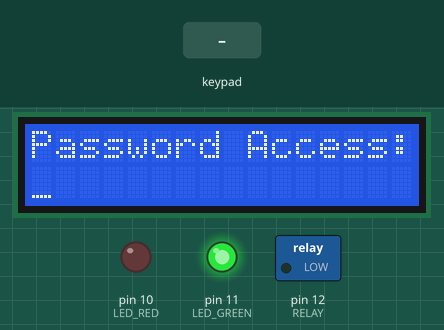
Simulated run of this sketch. Board: Arduino Uno, built with avr-gcc and run on an emulated ATmega328P. On the bench: 16×2 character LCD, switched loads named in the sketch (green lamp = pin HIGH), output pins drawn as LEDs (lit = HIGH). The test bench sets the inputs (shaded band).

Above: at 1.2 s.
1.3 s: keypad keys 3 2 1 9 1 8 = pressed 0.4 s apart
At 4.5 s:
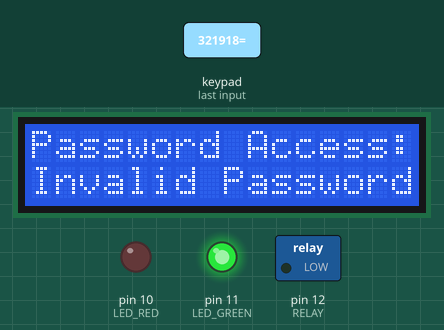
5.6 s: key '=' pressed
8.6 s: key '7' pressed
At 10.9 s:
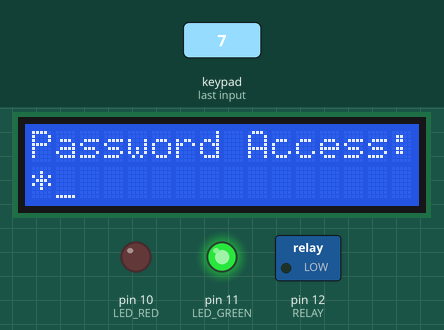
11.2 s: key '8' pressed
At 12.5 s:
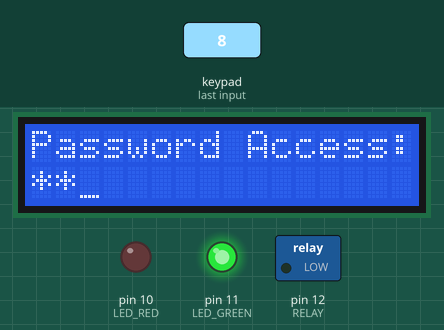
Timing chart, 0 to 13.7 s (numbered marks = the images above; inputs shaded):
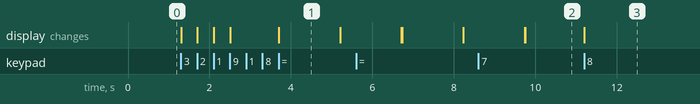

Measured:
- after the input at 1.3 s, the display: first changes at once (image 1 shows a later state)
- after the input at 8.6 s, the display: first differs from a run without the input after 1.2 s (image 2)
- after the input at 11.2 s, the display: changes at once (image 3)
- what the display in image 1 shows lasts 1.5 s, from 3.7 s to 5.2 s

The sketch:

codigo.ino
```cpp
//******************************************************************************
// Revisión de una aplicación para un Sistema de Cerradura de una Puerta
// Aplicación simple para ensayar características de la plataforma Arduino.
// Autor:   Sergio fco. hernández Machuca (Adaptación de diversas aplicaciones)
// Fecha:   Agosto del 2019
//
//
//******************************************************************************
#include <Keypad.h>
#include <LiquidCrystal.h>
//---[Habilitación de la LCD]---
//--> CAMBIA para LCD de 20x4, manejada por módulo I2C <--
// Inicializa la LCD
LiquidCrystal lcd(9, 8, 7, 6, 5, 4);
//- - - - - - - - - - - - - - - - - - - - - - - - - - - - - - - - - - - - - - - -
//---[Habilitación del TECLADO]---
const byte ROWS = 4;  // Cuatro hileras del teclado
const byte COLS = 4;  // Cuatro Columnas del teclado
// --> Adaptar al teclado propio <--
// Definición de los símbolos del teclado (serigrafía)
char hexaKeys[ROWS][COLS] = {
  {'7', '8', '9', '/'},
  {'4', '5', '6', '*'},
  {'1', '2', '3', '-'},
  {'C', '0', '=', '+'}
};
// Conexiones a las terminales del teclado:
byte rowPins[ROWS] = {3, 2, 19, 18};    // Hileras
byte colPins[COLS] = {17, 16, 15, 14};  // Columnas
// Inicialización de la una instancia del Teclado
Keypad customKeypad = Keypad( makeKeymap(hexaKeys), rowPins, colPins, ROWS, COLS);
//- - - - - - - - - - - - - - - - - - - - - - - - - - - - - - - - - - - - - - - -
//---[Habilitación de Otros Elementos]---
const int LED_RED = 10;   // LED Rojo (Red)
const int LED_GREEN = 11; // LED Verde (Green)
const int RELAY = 12;     // Relevador de apertura (o motor)
//- - - - - - - - - - - - - - - - - - - - - - - - - - - - - - - - - - - - - - - -
//---[ VARIABLES ]---
char keycount = 0;        // Conteo de intentos
char code[4];             // Retención de teclas oprimidas
//---[AJUSTES]-------------------------------------------------------------------
void setup() {
  pinMode(LED_RED, OUTPUT);
  pinMode(LED_GREEN, OUTPUT);
  pinMode(RELAY, OUTPUT);
  // Ajuste de las características de la LCD (¡Modificar!)
  lcd.begin(16, 2);
  lcd.print("Password Access:");  // Impresión de un mensaje en la LCD
  lcd.setCursor(0, 1);    // Mover cursor a la segunda línea
  lcd.cursor();           // Encender el cursor
  digitalWrite(LED_GREEN, HIGH);  // Prendido
  digitalWrite(LED_RED, LOW);     // Apagado
  digitalWrite(RELAY, LOW);       // Apagado del relevador
}
//---[CICLO]--------------------------------------------------------------------
void loop() {
  char customKey = customKeypad.getKey();

  if (customKey && (keycount < 4) && (customKey != '=') && (customKey != 'C')) {
    // lcd.print(customKey);    // Para imprimir tecla introducida
    lcd.print('*');             // Enmascaramiento de info, para protección
    code[keycount] = customKey;
    keycount++;
  }
  if (customKey == 'C') {   // Tecla "Cancel/Lock" presionada para limpiar LCD...
    Lock();                 // ...y cerrar la puerta
  }
  if (customKey == '=') {   // Revisar Password y abrir
    if ((code[0] == '1') && (code[1] == '2') && (code[2] == '3') && (code[3] == '4'))
      // Verificar el password, por omisión: “1234”
    {
      digitalWrite(LED_GREEN, LOW); // Apaga LED Verde
      digitalWrite(LED_RED, HIGH);  // Enciende LED Rojo
      digitalWrite(RELAY, HIGH);    // Apertura de la puerta
      lcd.setCursor(0, 1);
      lcd.print("Door Open       ");
      delay(4000);                  // Se mantiene abierta por 4 segundos
      Lock();
    }
    else
    {
      lcd.setCursor(0, 1);            //
      lcd.print("Invalid Password");  // Muestra mensaje de error
      delay(1500);                    // Espera un momento
      Lock();
    }
  }
}
//******************************************************************************
//-----[ SUBRUTINAS y FUNCIONES ]-----
//---[Cerradura de Puerta y ACtualización de mensaje en la LCD ]---
void Lock() {
  lcd.setCursor(0, 1);            //
  lcd.print("Door Locked     ");  //
  delay(1500);                    // Espera un tiempo
  lcd.setCursor(0, 1);            //
  lcd.print("                ");  // Limpieza del password
  lcd.setCursor(0, 1);
  keycount = 0;                   // Reinicia número de intentos
  digitalWrite(LED_GREEN, HIGH);  // LED Verde
  digitalWrite(LED_RED, LOW);     // LED Rojo
  digitalWrite(RELAY, LOW);       // Cierra la puerta
}
//******************************************************************************
```
